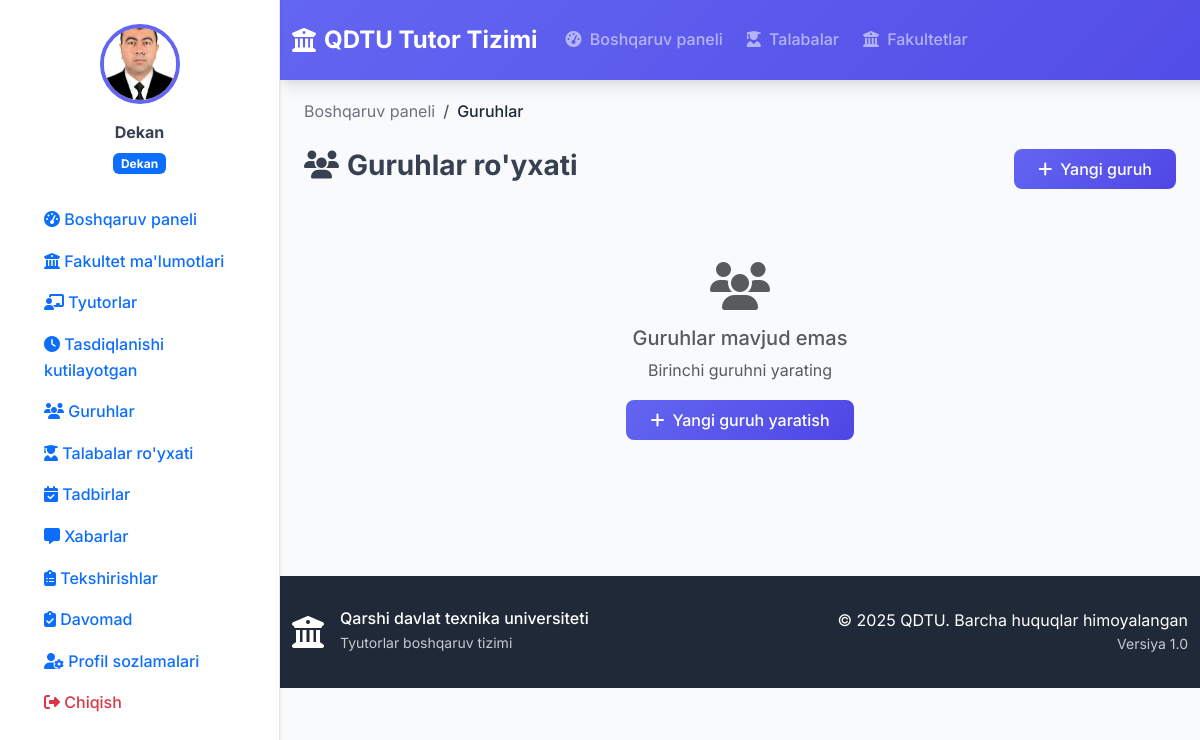
/faculty/groups/ (signed in), run on the app's committed database.
### accounts/models.py (models this page shows, shortened)
class User(AbstractUser):
    USER_TYPE_CHOICES = (
        ('rector', 'Rektor'),
        ('dean', 'Dekan'),
        ('tutor', 'Tutor'),
    )
    user_type = models.CharField(
        max_length=10,
        choices=USER_TYPE_CHOICES,
        verbose_name="Foydalanuvchi turi"
    )
    faculty = models.ForeignKey(
        'faculty.Faculty',
        on_delete=models.SET_NULL,
        null=True,
        blank=True,
        verbose_name="Fakultet"
    )
    profile_picture = models.ImageField(
        upload_to='profile_pics/',
        null=True,
        blank=True,
        verbose_name="Profil rasmi"
    )
    phone_number = models.CharField(
        max_length=20,
        blank=True,
        verbose_name="Telefon raqami"
    )
    class Meta:
        verbose_name = "Foydalanuvchi"
        verbose_name_plural = "Foydalanuvchilar"
    def is_rector(self):
        return self.user_type == 'rector'
    def is_dean(self):
        return self.user_type == 'dean'
    def is_tutor(self):
        return self.user_type == 'tutor'
    def get_full_name(self):
        return f"{self.first_name} {self.last_name}".strip() or self.username

### faculty/views.py (the view)
# urls.py: path('groups/', views.group_list, name='group_list'),
@login_required
def group_list(request):
    user = request.user
    if user.is_rector():
        groups = Group.objects.all()
    elif user.is_dean():
        if not user.faculty:
            print(f"Xatolik: {user} uchun faculty topilmadi")
            groups = Group.objects.none()
        else:
            groups = Group.objects.filter(faculty=user.faculty)
            print(f"Faculty: {user.faculty}, Guruhlar soni: {groups.count()}")
    elif user.is_tutor():
        groups = Group.objects.filter(tutor=user)
    else:
        groups = Group.objects.none()
    search_query = request.GET.get('search')
    if search_query:
        groups = groups.filter(
            Q(name__icontains=search_query) |
            Q(faculty__name__icontains=search_query)
        )
    paginator = Paginator(groups, 10)
    page_number = request.GET.get('page')
    page_obj = paginator.get_page(page_number)
    context = {
        'page_obj': page_obj,
        'search_query': search_query,
    }
    return render(request, 'faculty/group_list.html', context)

### templates/faculty/group_list.html (shortened to what this page needs)
{% extends 'base.html' %}
{% block content %}
<div class="container-fluid">
    <div class="row mb-4">
        <div class="col">
            <nav aria-label="breadcrumb">
                <ol class="breadcrumb">
                    <li class="breadcrumb-item"><a href="{% url 'dashboard' %}">Boshqaruv paneli</a></li>
                    <li class="breadcrumb-item active">Guruhlar</li>
                </ol>
            </nav>
            <div class="d-flex justify-content-between align-items-center">
                <h1 class="h3 fw-bold"><i class="fas fa-users me-2"></i>Guruhlar ro'yxati</h1>
                {% if user.is_dean %}
                    <a href="{% url 'group_create' %}" class="btn btn-primary">
                        <i class="fas fa-plus me-2"></i>Yangi guruh
                    </a>
                {% endif %}
            </div>
        </div>
    </div>
    <div class="row">
        {% for group in page_obj %}
            <div class="col-lg-6 col-xl-4 mb-4">
                <div class="card h-100">
                    <div class="card-header text-white d-flex justify-content-between align-items-center">
                        <h6 class="mb-0">{{ group.name }}</h6>
                        <div class="d-flex align-items-center">
                            <span class="badge bg-light text-dark me-2">{{ group.course }}-kurs</span>
                            {% if user.is_dean %}
                                <div class="dropdown">
                                    <button class="btn btn-sm btn-outline-light" type="button" data-bs-toggle="dropdown">
                                        <i class="fas fa-ellipsis-v"></i>
                                    </button>
                                    <ul class="dropdown-menu">
                                        <li><a class="dropdown-item" href="{% url 'group_edit' group.id %}"><i class="fas fa-edit me-2"></i>Tahrirlash</a></li>
                                        <li><hr class="dropdown-divider"></li>
                                        <li><a class="dropdown-item text-danger" href="{% url 'group_delete' group.id %}"><i class="fas fa-trash me-2"></i>O'chirish</a></li>
                                    </ul>
                                </div>
                            {% endif %}
                        </div>
                    </div>
                    <div class="card-body">
                        <p class="text-muted mb-3">{{ group.faculty.name }}</p>
                        {% if group.tutor %}
                            <div class="mb-3">
                                <strong>Tutor:</strong>
                                <span class="text-success">{{ group.tutor.get_full_name }}</span>
                            </div>
                        {% else %}
                            <div class="mb-3">
                                <strong>Tutor:</strong>
                                <span class="text-muted">Tayinlanmagan</span>
                            </div>
                        {% endif %}
                        <div class="row text-center mb-3">
                            <div class="col-3">
                                <div class="fw-bold text-primary fs-5">{{ group.students_count }}</div>
                                <small class="text-muted">Jami</small>
                            </div>
                            <div class="col-3">
                                <div class="fw-bold text-success fs-5">{{ group.male_students_count }}</div>
                                <small class="text-muted">Erkak</small>
                            </div>
                            <div class="col-3">
                                <div class="fw-bold text-info fs-5">{{ group.female_students_count }}</div>
                                <small class="text-muted">Ayol</small>
                            </div>
                            <div class="col-3">
                                <div class="fw-bold text-warning fs-5">{{ group.renting_students_count }}</div>
                                <small class="text-muted">Ijara</small>
                            </div>
                            <div class="col-3">
                                <div class="fw-bold text-secondary fs-5">{{ group.dormitory_students_count }}</div>
                                <small class="text-muted">TTJ</small>
                            </div>
                            <div class="col-3">
                                <div class="fw-bold text-danger fs-5">{{ group.disabled_students_count }}</div>
                                <small class="text-muted">Nogiron</small>
                            </div>
                        </div>
                        <div class="d-grid">
                            <a href="{% url 'group_detail' group.id %}" class="btn btn-primary">
                                <i class="fas fa-eye me-2"></i>Batafsil ko'rish
                            </a>
                        </div>
                    </div>
                </div>
            </div>
        {% empty %}
            <div class="col-12">
                <div class="text-center py-5">
                    <i class="fas fa-users fa-3x text-muted mb-3"></i>
                    <h5 class="text-muted">Guruhlar mavjud emas</h5>
                    {% if user.is_dean %}
                        <p class="text-muted">Birinchi guruhni yarating</p>
                        <a href="{% url 'group_create' %}" class="btn btn-primary">
                            <i class="fas fa-plus me-2"></i>Yangi guruh yaratish
                        </a>
                    {% endif %}
                </div>
            </div>
        {% endfor %}
    </div>
</div>
{% endblock %}

### templates/sidebar.html (shortened to what this page needs)
{% load static %}
<div class="sidebar" id="sidebar">
    <div class="sidebar-content">
        <div class="user-info text-center mb-4">
            {% if user.profile_picture %}
                <img src="{{ user.profile_picture.url }}" class="profile-image mb-3">
            {% else %}
                <div class="profile-initials mb-3">
                    {{ user.first_name|first|upper }}{{ user.last_name|first|upper }}
                </div>
            {% endif %}
            <div class="user-details">
                <div class="mb-1 fw-bold">{{ user.get_full_name }}</div>
                <div class="badge bg-primary">
                    {% if user.is_rector %}
                        Prorektor
                    {% elif user.is_dean %}
                        Dekan
                    {% elif user.is_tutor %}
                        Tutor
                    {% endif %}
                </div>
            </div>
        </div>
        <nav class="sidebar-nav">
            <ul class="nav flex-column">
                <li class="nav-item">
                    <a class="nav-link " href="{% url 'dashboard' %}">
                        <i class="fas fa-tachometer-alt"></i>
                        <span>Boshqaruv paneli</span>
                    </a>
                </li>
                {% if user.is_dean %}
                    <li class="nav-item">
                        <a class="nav-link {% if request.resolver_match.url_name == 'faculty_info' %}active{% endif %}" href="#" onclick="showFacultyInfo()">
                            <i class="fas fa-university"></i>
                            <span>Fakultet ma'lumotlari</span>
                        </a>
                    </li>
                    <li class="nav-item">
                        <a class="nav-link {% if request.resolver_match.url_name == 'tutor_list' %}active{% endif %}" href="{% url 'tutor_list' %}">
                            <i class="fas fa-chalkboard-teacher"></i>
                            <span>Tyutorlar</span>
                        </a>
                    </li>
                    <li class="nav-item">
                        <a class="nav-link {% if request.resolver_match.url_name == 'pending_inspections' %}active{% endif %}" href="{% url 'pending_inspections' %}">
                            <i class="fas fa-clock"></i>
                            <span>Tasdiqlanishi kutilayotgan</span>
                        </a>
                    </li>
                    <li class="nav-item">
                        <a class="nav-link {% if request.resolver_match.url_name == 'group_list' %}active{% endif %}" href="{% url 'group_list' %}">
                            <i class="fas fa-users"></i>
                            <span>Guruhlar</span>
                        </a>
                    </li>
                    <li class="nav-item">
                        <a class="nav-link {% if request.resolver_match.url_name == 'student_list' %}active{% endif %}" href="{% url 'student_list' %}">
                            <i class="fas fa-user-graduate"></i>
                            <span>Talabalar ro'yxati</span>
                        </a>
                    </li>
                    <li class="nav-item">
                        <a class="nav-link" href="{% url 'dean_events' %}">
                            <i class="fas fa-calendar-check"></i>
                            <span>Tadbirlar</span>
                        </a>
                    </li>
                    <li class="nav-item">
                        <a class="nav-link" href="{% url 'message_list' %}">
                            <i class="fas fa-message"></i>
                            <span>Xabarlar</span>
                        </a>
                    </li>
                {% endif %}
                <li class="nav-item">
                    <a class="nav-link {% if request.resolver_match.url_name == 'inspection_list' %}active{% endif %}" href="{% url 'inspection_list' %}">
                        <i class="fas fa-clipboard-list"></i>
                        <span>Tekshirishlar</span>
                    </a>
                </li>
                <li class="nav-item mt-auto">
                    <a href="{% url 'attendance_view' %}" class="nav-link flex items-center hover:bg-gray-100 {% if request.resolver_match.url_name == 'attendance_view' %}sidebar-active{% endif %}">
                        <i class="fas fa-clipboard-check mr-3"></i>
                        Davomad
                    </a>
                </li>
                <li class="nav-item mt-auto">
                    <a class="nav-link {% if request.resolver_match.url_name == 'profile' %}active{% endif %}" href="{% url 'profile' %}">
                        <i class="fas fa-user-cog"></i>
                        <span>Profil sozlamalari</span>
                    </a>
                </li>
                <li class="nav-item">
                    <a class="nav-link text-danger" href="{% url 'logout' %}">
                        <i class="fas fa-sign-out-alt"></i>
                        <span>Chiqish</span>
                    </a>
                </li>
            </ul>
        </nav>
    </div>
</div>

### templates/base.html (style rules this page uses)
:root { --primary-color: #6366f1; --primary-dark: #4f46e5; --secondary-color: #f59e0b; --success-color: #10b981; --warning-color: #f59e0b; --danger-color: #ef4444; --info-color: #3b82f6; --dark-color: #1f2937; --light-color: #f8fafc; --border-color: #e5e7eb; --text-muted: #6b7280; --shadow: 0 1px 3px 0 rgba(0, 0, 0, 0.1), 0 1px 2px 0 rgba(0, 0, 0, 0.06); --shadow-lg: 0 10px 15px -3px rgba(0, 0, 0, 0.1), 0 4px 6px -2px rgba(0, 0, 0, 0.05); }
* { font-family: 'Inter', sans-serif; }
body { background-color: #f8fafc; color: #374151; line-height: 1.6; margin: 0; padding-left: 0; transition: padding-left 0.3s ease; }
body.sidebar-open { padding-left: 280px; }
.btn-primary { background: linear-gradient(135deg, var(--primary-color) 0%, var(--primary-dark) 100%); border: none; border-radius: 8px; font-weight: 500; padding: 0.5rem 1.5rem; transition: all 0.3s ease; }
.btn { border-radius: 8px; font-weight: 500; transition: all 0.3s ease; }
.nav-link { font-weight: 500; transition: all 0.3s ease; border-radius: 6px; margin: 0 0.25rem; }
.sidebar { position: fixed; top: 0; left: -280px; width: 280px; height: 100vh; background: white; border-right: 1px solid var(--border-color); box-shadow: var(--shadow); padding: 1.5rem; transition: left 0.3s ease; z-index: 1040; overflow-y: auto; }
.sidebar.open { left: 0; }
@media (min-width: 992px) { body { padding-left: 280px; } }
@media (min-width: 992px) { .sidebar { left: 0; top: 0; } }
.profile-image { width: 80px; height: 80px; border-radius: 50%; object-fit: cover; border: 4px solid var(--primary-color); }
.breadcrumb { background: none; padding: 0; margin-bottom: 1.5rem; }
.breadcrumb-item a { color: var(--text-muted); text-decoration: none; }
.breadcrumb-item.active { color: var(--dark-color); font-weight: 500; }

### data on the page
User: profile_picture (picture), get_full_name "Dekan"
